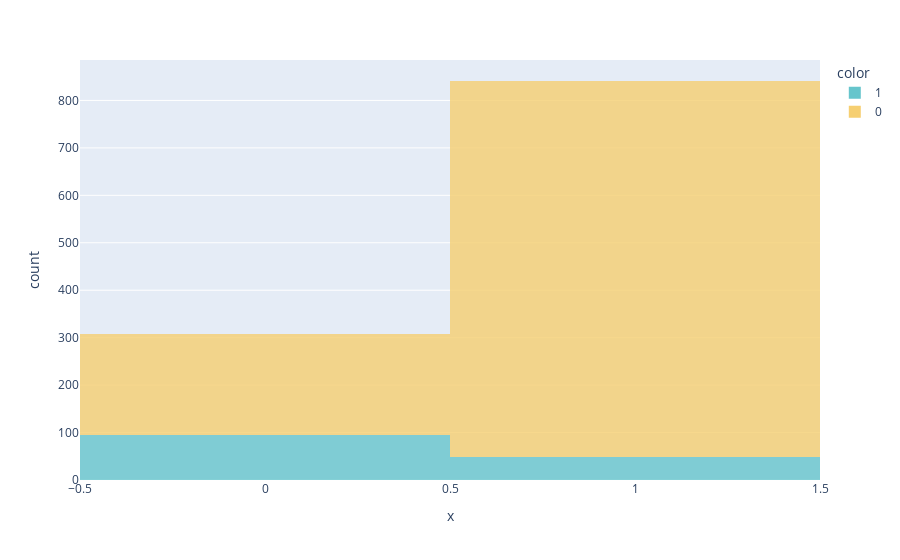

Notebook source saved alongside this figure:
### Code cell
fig = px.histogram(
    color=model_1["anomaly"], 
    x=cluster_labels, 
    opacity = 0.8, 
    color_discrete_sequence=px.colors.qualitative.Pastel
)

fig.show()

# The distribution between the anomaly/normal makes little sense

### Figure 1 — Plotly figure (JSON) as saved in the notebook; plotly's stock layout.template omitted (floating-point values rounded to 4 significant figures; data arrays with more than 128 entries replaced by an {"elided": "..."} marker saying what was removed)
{"data": [{"alignmentgroup": "True", "bingroup": "x", "hovertemplate": "color=1<br>x=%{x}<br>count=%{y}<extra></extra>", "legendgroup": "1", "marker": {"color": "rgb(102, 197, 204)", "opacity": 0.8, "pattern": {"shape": ""}}, "name": "1", "offsetgroup": "1", "orientation": "v", "showlegend": true, "type": "histogram", "x": {"elided": "143 int values"}, "xaxis": "x", "yaxis": "y"}, {"alignmentgroup": "True", "bingroup": "x", "hovertemplate": "color=0<br>x=%{x}<br>count=%{y}<extra></extra>", "legendgroup": "0", "marker": {"color": "rgb(246, 207, 113)", "opacity": 0.8, "pattern": {"shape": ""}}, "name": "0", "offsetgroup": "0", "orientation": "v", "showlegend": true, "type": "histogram", "x": {"elided": "1006 int values"}, "xaxis": "x", "yaxis": "y"}], "layout": {"barmode": "relative", "legend": {"title": {"text": "color"}, "tracegroupgap": 0}, "margin": {"t": 60}, "xaxis": {"anchor": "y", "domain": [0, 1], "title": {"text": "x"}}, "yaxis": {"anchor": "x", "domain": [0, 1], "title": {"text": "count"}}}}
